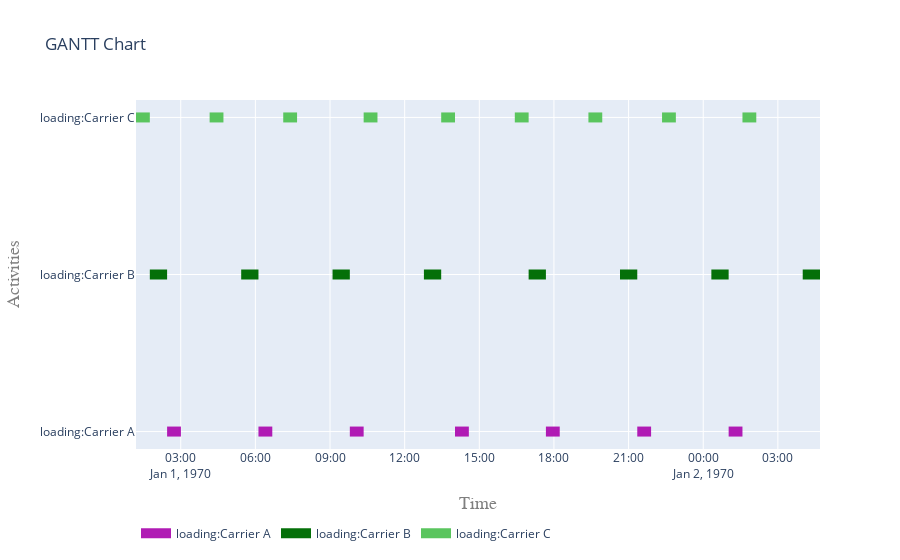

The cell this chart's notebook holds for it:
### Markdown cell above
Plot only activities whose namespace (first letters) matches load*

### Code cell
flat = pd.DataFrame(flatten(activities))
loading = list(flat[flat['ActivityName'].str.startswith('loading')]['activity'].values)
fig = get_gantt_chart(loading)

### Figure 1 — Plotly figure (JSON) as saved in the notebook; plotly's stock layout.template omitted (floating-point values rounded to 4 significant figures)
{"data": [{"connectgaps": false, "hoverinfo": "y+name", "line": {"color": "rgb(176,27,180)", "width": 10}, "mode": "lines", "name": "loading:Carrier A", "type": "scatter", "x": ["1970-01-01T02:27:06", "1970-01-01T02:27:06", "1970-01-01T03:00:26", "1970-01-01T03:00:26", "1970-01-01T03:00:26", "1970-01-01T06:07:26", "1970-01-01T06:07:26", "1970-01-01T06:40:46", "1970-01-01T06:40:46", "1970-01-01T06:40:46", "1970-01-01T09:47:46", "1970-01-01T09:47:46", "1970-01-01T10:21:06", "1970-01-01T10:21:06", "1970-01-01T10:21:06", "1970-01-01T14:01:26", "1970-01-01T14:01:26", "1970-01-01T14:34:46", "1970-01-01T14:34:46", "1970-01-01T14:34:46", "1970-01-01T17:40:38", "1970-01-01T17:40:38", "1970-01-01T18:13:58", "1970-01-01T18:13:58", "1970-01-01T18:13:58", "1970-01-01T21:20:58", "1970-01-01T21:20:58", "1970-01-01T21:54:18", "1970-01-01T21:54:18", "1970-01-01T21:54:18", "1970-01-02T01:01:18", "1970-01-02T01:01:18", "1970-01-02T01:34:38", "1970-01-02T01:34:38", "1970-01-02T01:34:38"], "y": ["loading:Carrier A", "loading:Carrier A", "loading:Carrier A", "loading:Carrier A", null, "loading:Carrier A", "loading:Carrier A", "loading:Carrier A", "loading:Carrier A", null, "loading:Carrier A", "loading:Carrier A", "loading:Carrier A", "loading:Carrier A", null, "loading:Carrier A", "loading:Carrier A", "loading:Carrier A", "loading:Carrier A", null, "loading:Carrier A", "loading:Carrier A", "loading:Carrier A", "loading:Carrier A", null, "loading:Carrier A", "loading:Carrier A", "loading:Carrier A", "loading:Carrier A", null, "loading:Carrier A", "loading:Carrier A", "loading:Carrier A", "loading:Carrier A", null]}, {"connectgaps": false, "hoverinfo": "y+name", "line": {"color": "rgb(5,112,9)", "width": 10}, "mode": "lines", "name": "loading:Carrier B", "type": "scatter", "x": ["1970-01-01T01:45:26", "1970-01-01T01:45:26", "1970-01-01T02:27:06", "1970-01-01T02:27:06", "1970-01-01T02:27:06", "1970-01-01T05:25:46", "1970-01-01T05:25:46", "1970-01-01T06:07:26", "1970-01-01T06:07:26", "1970-01-01T06:07:26", "1970-01-01T09:06:06", "1970-01-01T09:06:06", "1970-01-01T09:47:46", "1970-01-01T09:47:46", "1970-01-01T09:47:46", "1970-01-01T12:46:26", "1970-01-01T12:46:26", "1970-01-01T13:28:06", "1970-01-01T13:28:06", "1970-01-01T13:28:06", "1970-01-01T16:58:58", "1970-01-01T16:58:58", "1970-01-01T17:40:38", "1970-01-01T17:40:38", "1970-01-01T17:40:38", "1970-01-01T20:39:18", "1970-01-01T20:39:18", "1970-01-01T21:20:58", "1970-01-01T21:20:58", "1970-01-01T21:20:58", "1970-01-02T00:19:38", "1970-01-02T00:19:38", "1970-01-02T01:01:18", "1970-01-02T01:01:18", "1970-01-02T01:01:18", "1970-01-02T03:59:58", "1970-01-02T03:59:58", "1970-01-02T04:41:38", "1970-01-02T04:41:38", "1970-01-02T04:41:38"], "y": ["loading:Carrier B", "loading:Carrier B", "loading:Carrier B", "loading:Carrier B", null, "loading:Carrier B", "loading:Carrier B", "loading:Carrier B", "loading:Carrier B", null, "loading:Carrier B", "loading:Carrier B", "loading:Carrier B", "loading:Carrier B", null, "loading:Carrier B", "loading:Carrier B", "loading:Carrier B", "loading:Carrier B", null, "loading:Carrier B", "loading:Carrier B", "loading:Carrier B", "loading:Carrier B", null, "loading:Carrier B", "loading:Carrier B", "loading:Carrier B", "loading:Carrier B", null, "loading:Carrier B", "loading:Carrier B", "loading:Carrier B", "loading:Carrier B", null, "loading:Carrier B", "loading:Carrier B", "loading:Carrier B", "loading:Carrier B", null]}, {"connectgaps": false, "hoverinfo": "y+name", "line": {"color": "rgb(90,197,94)", "width": 10}, "mode": "lines", "name": "loading:Carrier C", "type": "scatter", "x": ["1970-01-01T01:12:06", "1970-01-01T01:12:06", "1970-01-01T01:45:26", "1970-01-01T01:45:26", "1970-01-01T01:45:26", "1970-01-01T04:09:38", "1970-01-01T04:09:38", "1970-01-01T04:42:58", "1970-01-01T04:42:58", "1970-01-01T04:42:58", "1970-01-01T07:07:10", "1970-01-01T07:07:10", "1970-01-01T07:40:30", "1970-01-01T07:40:30", "1970-01-01T07:40:30", "1970-01-01T10:21:06", "1970-01-01T10:21:06", "1970-01-01T10:54:26", "1970-01-01T10:54:26", "1970-01-01T10:54:26", "1970-01-01T13:28:06", "1970-01-01T13:28:06", "1970-01-01T14:01:26", "1970-01-01T14:01:26", "1970-01-01T14:01:26", "1970-01-01T16:25:38", "1970-01-01T16:25:38", "1970-01-01T16:58:58", "1970-01-01T16:58:58", "1970-01-01T16:58:58", "1970-01-01T19:23:10", "1970-01-01T19:23:10", "1970-01-01T19:56:30", "1970-01-01T19:56:30", "1970-01-01T19:56:30", "1970-01-01T22:20:42", "1970-01-01T22:20:42", "1970-01-01T22:54:02", "1970-01-01T22:54:02", "1970-01-01T22:54:02", "1970-01-02T01:34:38", "1970-01-02T01:34:38", "1970-01-02T02:07:58", "1970-01-02T02:07:58", "1970-01-02T02:07:58"], "y": ["loading:Carrier C", "loading:Carrier C", "loading:Carrier C", "loading:Carrier C", null, "loading:Carrier C", "loading:Carrier C", "loading:Carrier C", "loading:Carrier C", null, "loading:Carrier C", "loading:Carrier C", "loading:Carrier C", "loading:Carrier C", null, "loading:Carrier C", "loading:Carrier C", "loading:Carrier C", "loading:Carrier C", null, "loading:Carrier C", "loading:Carrier C", "loading:Carrier C", "loading:Carrier C", null, "loading:Carrier C", "loading:Carrier C", "loading:Carrier C", "loading:Carrier C", null, "loading:Carrier C", "loading:Carrier C", "loading:Carrier C", "loading:Carrier C", null, "loading:Carrier C", "loading:Carrier C", "loading:Carrier C", "loading:Carrier C", null, "loading:Carrier C", "loading:Carrier C", "loading:Carrier C", "loading:Carrier C", null]}], "layout": {"hovermode": "closest", "legend": {"orientation": "h", "x": 0, "y": -0.2}, "title": {"text": "GANTT Chart"}, "xaxis": {"range": ["1970-01-01T01:12:06", "1970-01-02T04:41:38"], "title": {"font": {"color": "#7f7f7f", "family": "Courier New, monospace", "size": 18}, "text": "Time"}}, "yaxis": {"title": {"font": {"color": "#7f7f7f", "family": "Courier New, monospace", "size": 18}, "text": "Activities"}}}}
